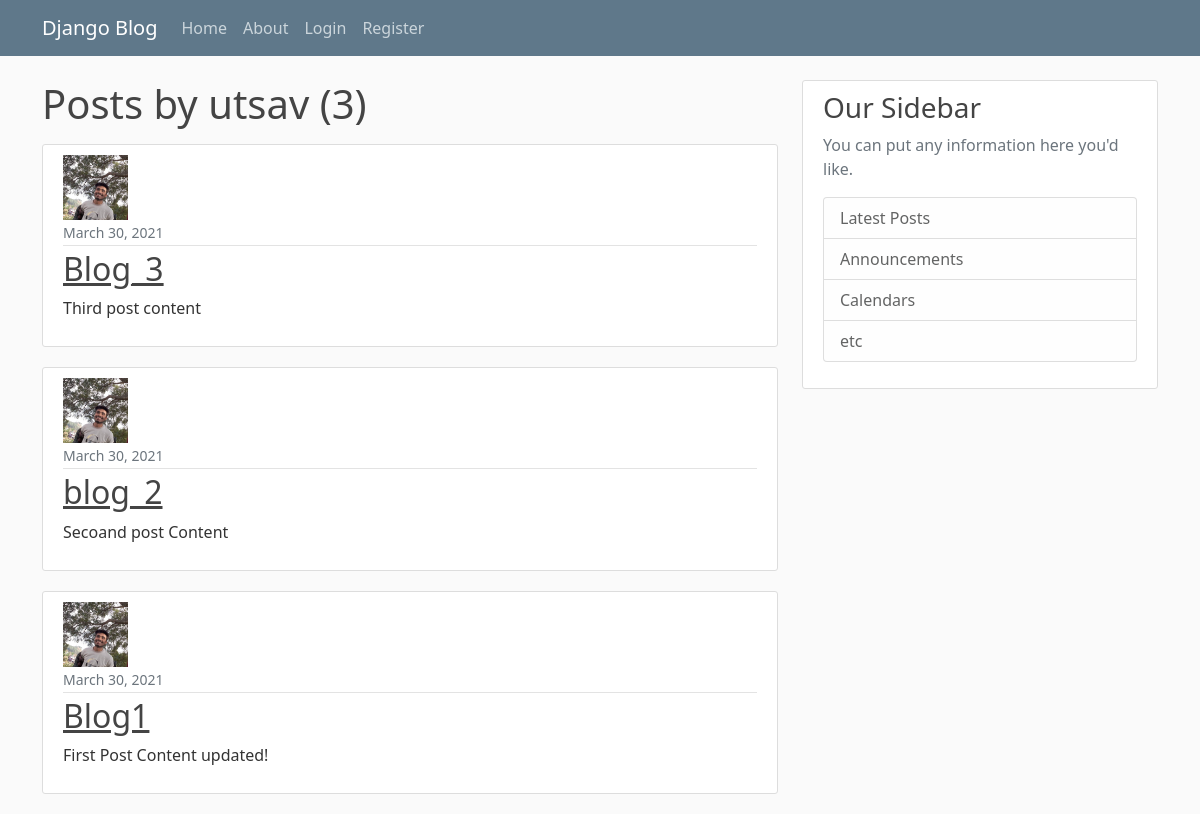
The app's page /user/utsav, older data.
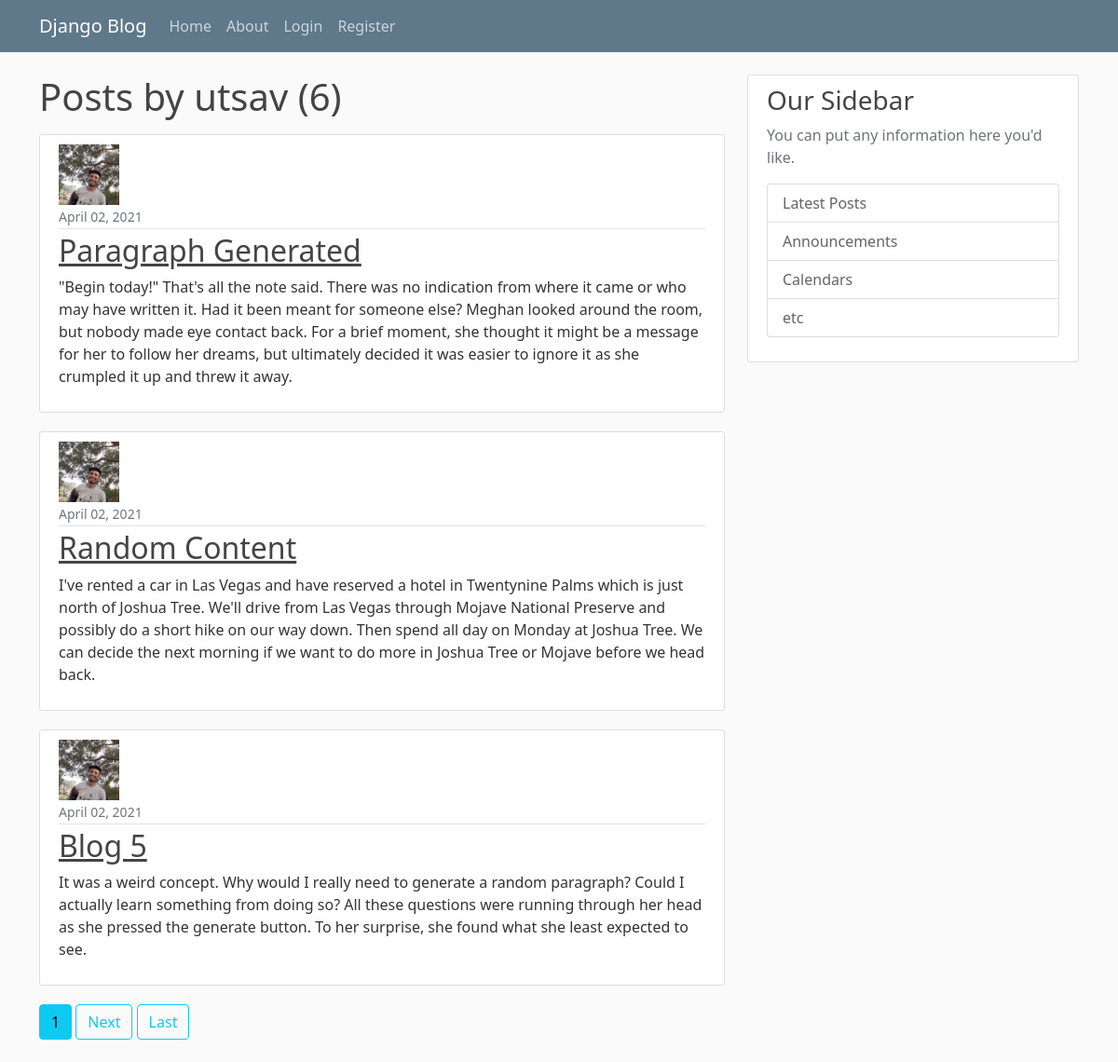
The same page, newer data.
### my_firstapp/models.py (models this page shows, shortened)
class Post(models.Model):
    title = models.CharField(max_length = 100)
    content = models.TextField()
    date_posted = models.DateTimeField(default =  timezone.now)
    aurthor = models.ForeignKey(User, on_delete = models.CASCADE)

### users/models.py (models this page shows, shortened)
class Profile(models.Model):
    user = models.OneToOneField(User, on_delete = models.CASCADE)
    image = models.ImageField(default = 'default.jpg', upload_to = 'profile_pics')

### my_firstapp/views.py (the view)
# urls.py: path( 'user/<str:username>', UserPostListView.as_view(), name = 'user-posts' ),
class UserPostListView(ListView):
    model = Post
    template_name = 'my_firstapp/user_posts.html' #
    context_object_name = 'posts'
    paginate_by = 3
    def get_queryset(self):
        user = get_object_or_404(User, username = self.kwargs.get('username'))
        return Post.objects.filter(aurthor = user).order_by('-date_posted')

### my_firstapp/templates/my_firstapp/user_posts.html (shortened to what this page needs)
{% extends 'my_firstapp/base.html' %}
{% block content %}
    <h1 class = "mb-3">Posts by {{ view.kwargs.username }} ({{ page_obj.paginator.count }})</h1>
    {% for post in posts %}
        <article class="media content-section">
            <img class = "round-circle article-img" src="{{ post.aurthor.profile.image.url }}" alt="Proile Picture">
            <div class="media-body">
            <div class="article-metadata">
                <small class="text-muted">{{ post.date_posted|date:"F d, Y" }}</small>
            </div>
            <h2><a class="article-title" href="{% url 'post-detail' post.id %}">{{ post.title }}</a></h2>
            <p class="article-content">{{ post.content }}</p>
            </div>
        </article>
    {% endfor %}
    {% if is_paginated %}
        {% for num in page_obj.paginator.page_range %}
            {% if page_obj.number == num %}
                <a class = 'btn btn-info mb-4' href="?page={{ num }}">{{ num }}</a>
            {% elif num > page_obj.number|add:'-3' and num > page_obj.number|add:'3' %}
                <a class = 'btn btn-outline-info mb-4' href="?page={{ num }}">{{ num }}</a>
            {% endif %}
        {% endfor %}
        {% if page_obj.has_next  %}
            <a class = 'btn btn-outline-info mb-4' href="?page={{ page_obj.next_page_number }}">Next</a>
            <a class = 'btn btn-outline-info mb-4' href="?page={{ page_obj.paginator.num_pages }}">Last</a>
        {% endif %}
    {% endif %}
{% endblock content %}

Row changes from the older to the newer data that the page shows:
no longer on this page (row unchanged): Post: aurthor.profile.image (picture), date_posted "March 30, 2021", title "Blog_3", content "Third post content"
no longer on this page (row unchanged): Post: aurthor.profile.image (picture), date_posted "March 30, 2021", title "blog_2", content "Secoand post Content"
no longer on this page (row unchanged): Post: aurthor.profile.image (picture), date_posted "March 30, 2021", title "Blog1", content "First Post Content updated!"
added Post: aurthor.profile.image (picture), date_posted "April 02, 2021", title "Paragraph Generated", content "\"Begin today!\" That's all the note said. There was no indication from where it came or who may have written it. Had it been meant for someone else? Meghan looked around the room, but nobody made eye contact back. For a brief moment, she thought it might be a message for her to follow her dreams, but ultimately decided it was easier to ignore it as she crumpled it up and threw it away."
added Post: aurthor.profile.image (picture), date_posted "April 02, 2021", title "Random Content", content "I've rented a car in Las Vegas and have reserved a hotel in Twentynine Palms which is just north of Joshua Tree. We'll drive from Las Vegas through Mojave National Preserve and possibly do a short hike on our way down. Then spend all day on Monday at Joshua Tree. We can decide the next morning if we want to do more in Joshua Tree or Mojave before we head back."
added Post: aurthor.profile.image (picture), date_posted "April 02, 2021", title "Blog 5", content "It was a weird concept. Why would I really need to generate a random paragraph? Could I actually learn something from doing so? All these questions were running through her head as she pressed the generate button. To her surprise, she found what she least expected to see."
Text that changed along with them:
{{ page_obj.paginator.count }}: "3" → "6"
new list line: "1"
text now shown: "Next Last"
